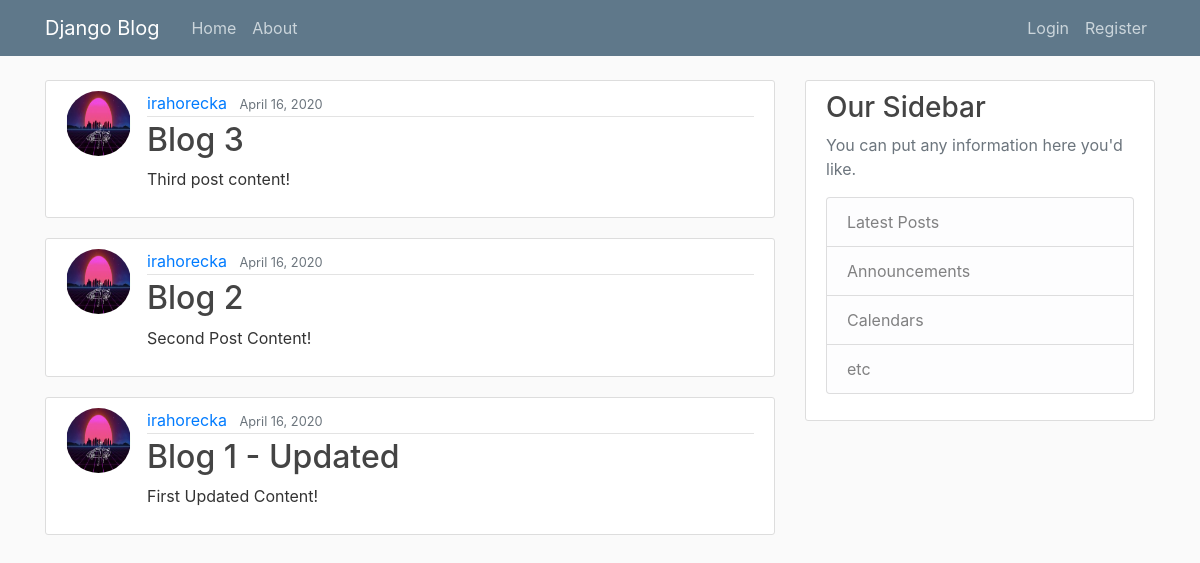
/, run on an earlier commit of the app's database.
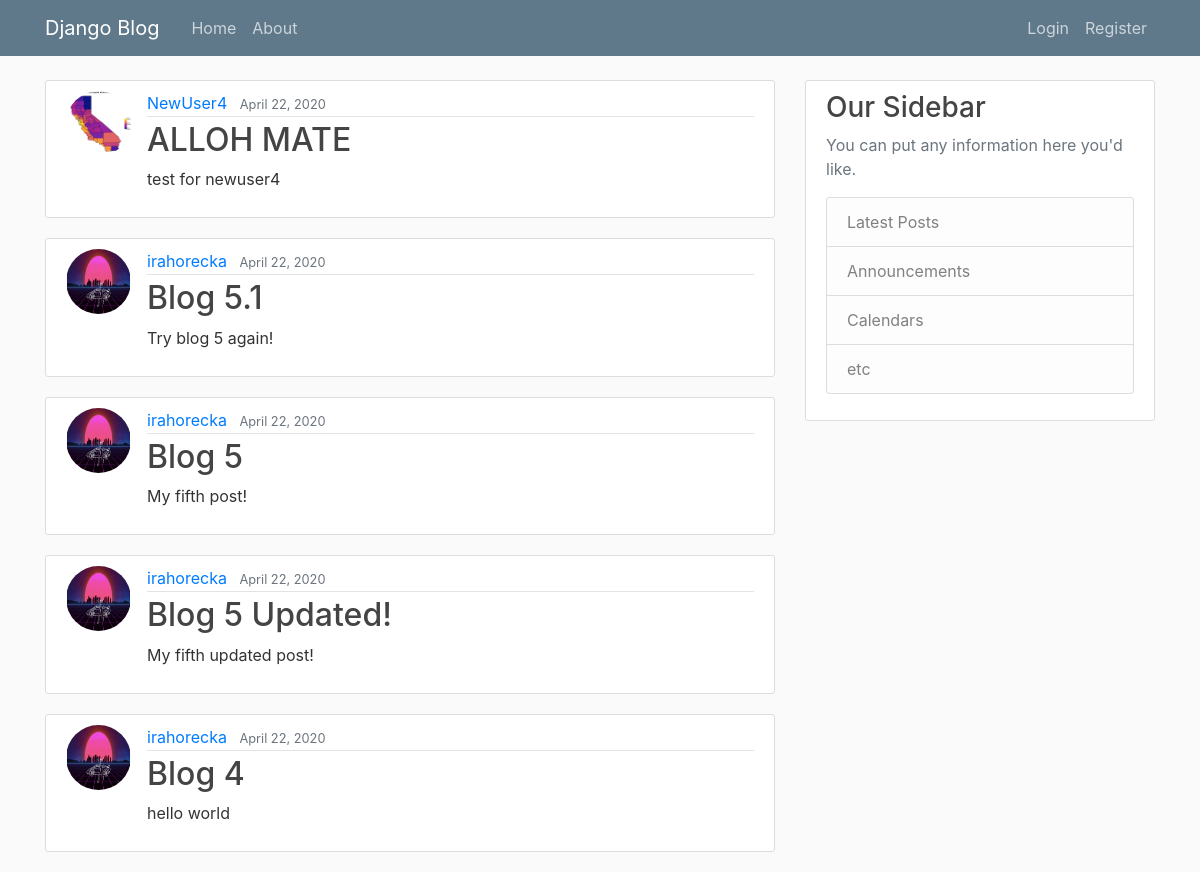
And on a later commit of the database.
### blog/models.py (models this page shows, shortened)
class Post(models.Model):
    title = models.CharField(max_length=100)
    content = models.TextField()
    date_posted = models.DateTimeField(default=timezone.now)  # don't call func yet
    author = models.ForeignKey(User, on_delete=models.CASCADE)

### users/models.py (models this page shows, shortened)
class Profile(models.Model):
    user = models.OneToOneField(User, on_delete=models.CASCADE)
    image = models.ImageField(default='default.jpg', upload_to='profile_pics')

### blog/views.py (the view)
# urls.py: path('', PostListView.as_view(), name='blog-home'),
class PostListView(ListView):
    model = Post
    template_name = 'blog/home.html'  # <app>/<model>_<viewtype>.html
    context_object_name = 'posts'  # i.e. posts == context key in our home func
    ordering = ['-date_posted']  # goes oldest to newest -- add a '-' in front to reverse this order
    paginate_by = 5  # no. posts per page

### blog/templates/blog/home.html
{% extends "blog/base.html" %}
{% block content %}
    {% for post in posts %}
        <article class="media content-section">
        <img class="rounded-circle article-img" src="{{ post.author.profile.image.url }}">
        <div class="media-body">
            <div class="article-metadata">
                <a class="mr-2" href="#">{{ post.author }}</a>
                <small class="text-muted">{{ post.date_posted|date:"F d, Y" }}</small>
            </div>
            <h2><a class="article-title" href="{% url 'post-detail' post.id%}">{{ post.title }}</a></h2>
            <p class="article-content">{{ post.content }}</p>
        </div>
        </article>
    {% endfor %}
{% endblock content %}

What changed in the data, as far as the page shows it:
no longer on this page (row unchanged): Post: author.profile.image (picture), author "irahorecka", date_posted "April 16, 2020", title "Blog 3", content "Third post content!"
no longer on this page (row unchanged): Post: author.profile.image (picture), author "irahorecka", date_posted "April 16, 2020", title "Blog 2", content "Second Post Content!"
no longer on this page (row unchanged): Post: author.profile.image (picture), author "irahorecka", date_posted "April 16, 2020", title "Blog 1 - Updated", content "First Updated Content!"
added Post: author.profile.image (picture), author "NewUser4", date_posted "April 22, 2020", title "ALLOH MATE", content "test for newuser4"
added Post: author.profile.image (picture), author "irahorecka", date_posted "April 22, 2020", title "Blog 5.1", content "Try blog 5 again!"
added Post: author.profile.image (picture), author "irahorecka", date_posted "April 22, 2020", title "Blog 5", content "My fifth post!"
added Post: author.profile.image (picture), author "irahorecka", date_posted "April 22, 2020", title "Blog 5 Updated!", content "My fifth updated post!"
added Post: author.profile.image (picture), author "irahorecka", date_posted "April 22, 2020", title "Blog 4", content "hello world"
